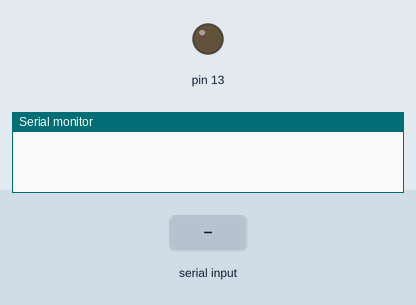
Bench run of a sketch on a simulated Arduino Uno, built with avr-gcc and run on an emulated ATmega328P. Parts: output pins drawn as LEDs (lit = HIGH), the last lines printed to the serial monitor. Inputs (shaded band) come from the test bench.

Above: at 1.2 s.
1.3 s: "Connect" received over Serial
At 3.2 s:
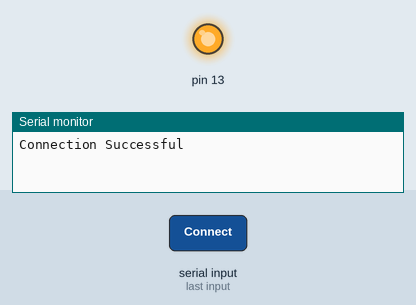
3.8 s: "M1_Right" received over Serial
At 6.0 s:
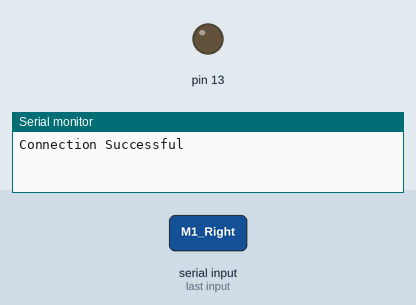
6.3 s: "M1_Left" received over Serial
At 8.1 s:
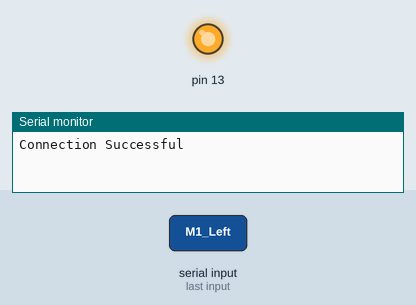
Timing chart, 0 to 9.6 s (numbered marks = the images above; inputs shaded):
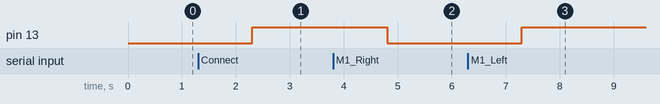

Measured:
- after the input at 1.3 s, pin 13: LOW → HIGH after 1.0 s
- after the input at 3.8 s, pin 13: HIGH → LOW after 1.0 s
- after the input at 6.3 s, pin 13: LOW → HIGH after 1.0 s

The sketch:

Arduino_GUI.ino
```cpp
bool waitingToSendData;
unsigned long currentTime;
bool pcConnected = 0;


void setup() {
  // put your setup code here, to run once:
  pinMode(13,OUTPUT);
  pinMode(12,INPUT_PULLUP);
  Serial.begin(57600);
}

void loop() {
  // put your main code here, to run repeatedly:
  String serial_input = Serial.readString();

  if (serial_input != "")
  {
    if (serial_input == "Connect")
    {
      Serial.write("Connection Successful");
      serial_input = "";
      Serial.flush();
      digitalWrite(13,!digitalRead(13));
    }
    else if (serial_input == "M1_Left")
    {
      digitalWrite(13,HIGH);
    }
    else if (serial_input == "M1_Right")
    {
      digitalWrite(13,LOW);
    }
  }

  if (!waitingToSendData)
  {
    currentTime = millis();
    waitingToSendData = HIGH;
  }
  if (pcConnected)
  {
      if (waitingToSendData)
      {
        if ((millis() - currentTime) > 2000)
        {
            if (digitalRead(12) == HIGH)
            {
              Serial.write("M1_Left_Low");
            }
            else
            {
              Serial.write("M1_Left_High");
            }
            waitingToSendData = LOW;
         }
      }
   }
}
```
